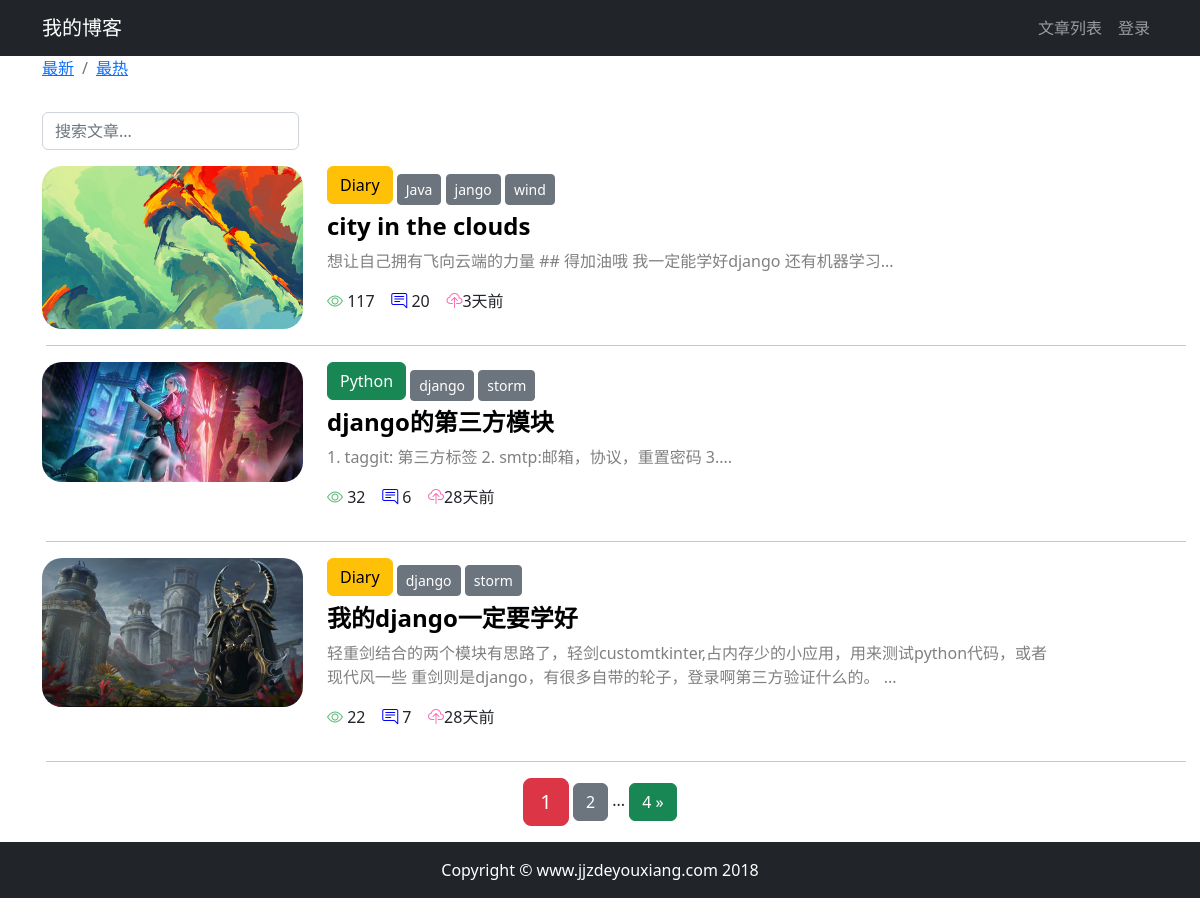
Before: / with the older database file.
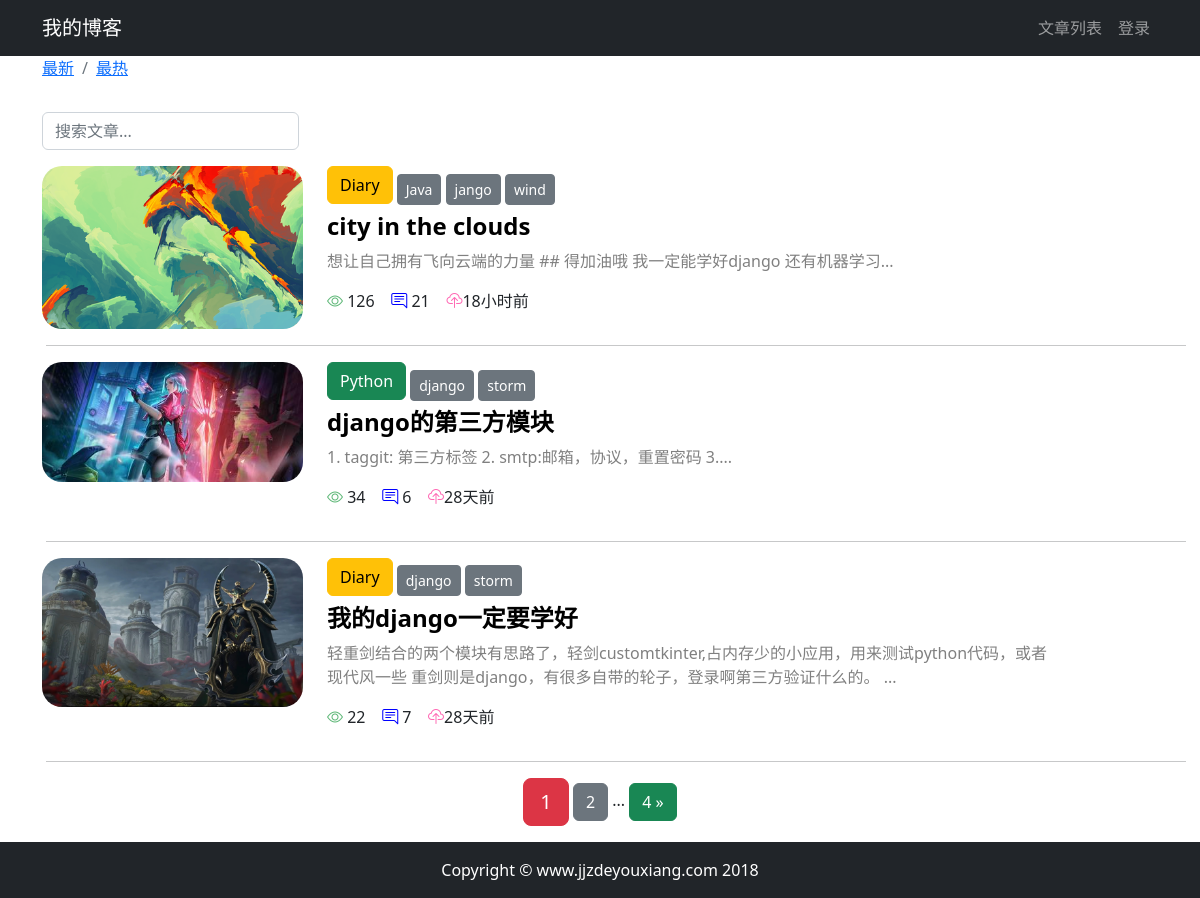
After: the same page with the newer database file.
### article/models.py (models this page shows, shortened)
class ArticlePost(models.Model):
    author = models.ForeignKey(User, on_delete=models.CASCADE)
    column = models.ForeignKey(ArticleColumn, on_delete=models.CASCADE, null=True, blank=True, related_name="articles")
    tags = TaggableManager(blank=True)
    total_views = models.PositiveIntegerField(default=0)
    title = models.CharField(max_length=200)
    avatar = models.ImageField(upload_to='article/%Y%m%d', blank=True, null=True)
    likes = models.PositiveIntegerField(default=0)
    content = models.TextField()
    created_time = models.DateTimeField(default=timezone.now)
    updated_time = models.DateTimeField(auto_now=True)
    class Meta:  # class Meta提供元数据，也就是内部数据，这些信息不是某篇文章私有，而是整张表的共同行为。
        ordering = ('-created_time',)

class ArticleColumn(models.Model):
    title = models.CharField(max_length=200)
    created_at = models.DateTimeField(auto_now_add=True)
    def __str__(self):
        return self.title

### article/views.py (the view)
# urls.py: path("",article_list,name="home"),
def article_list(request):
    search = request.GET.get('search')
    order = request.GET.get('order')
    column = request.GET.get('column')
    tag = request.GET.get('tag')
    article_listing = ArticlePost.objects.all()
    if search:
        from django.db.models import Q
        article_listing = article_listing.filter(Q(content__icontains=search) |
                                                 Q(title__icontains=search))
    else:
        search = ''
    if column is not None and column.isdigit(): # isdigit()表示非负整数，因为这里是外键
        print("开始按栏目排序")
        article_listing = article_listing.filter(column=column)
    else:
        column = ''
    if tag and tag != 'None':
        article_listing = article_listing.filter(tags__name__in=[tag])
    if order == 'hot':
        article_listing = article_listing.order_by("-total_views")
    article_paginator = Paginator(article_listing, 3)
    page_number = request.GET.get('page')
    articles = article_paginator.get_page(page_number)
    return render(request, 'article/article_list.html',
                  context={"articles": articles,
                           'order': order,
                           'search': search,
                           'column': column})

### article/templatetags/my_filters_and_tags.py (called while the page is built)
@register.filter(name='timesince_zh')
def time_since_zh(value):
    now = timezone.now()
    diff = now - value
    if diff.days == 0 and diff.seconds >= 0 and diff.seconds < 60:
        return '刚刚'
    if diff.days == 0 and diff.seconds >= 60 and diff.seconds < 3600:
        return str(math.floor(diff.seconds / 60)) + "分钟前"
    if diff.days == 0 and diff.seconds >= 3600 and diff.seconds < 86400:
        return str(math.floor(diff.seconds / 3600)) + "小时前"
    if diff.days >= 1 and diff.days < 30:
        return str(diff.days) + "天前"
    if diff.days >= 30 and diff.days < 365:
        return str(math.floor(diff.days / 30)) + "个月前"
    if diff.days >= 365:
        return str(math.floor(diff.days / 365)) + "年前"

### article/templates/article/article_list.html (shortened to what this page needs)
{% extends "base.html" %}
{% load my_filters_and_tags %}
{% block content %}
    <div class="container">
        <nav class="breadcrumb">
            <ol class="breadcrumb">
                <li class="breadcrumb-item">
                    <a href="{% url "article:article_list" %}?order=normal&search={{ search }}&column={{ column }}&tag={{ tag }}">最新</a>
                </li>
                <li class="breadcrumb-item">
                    <a href="{% url "article:article_list" %}?order=hot&search={{ search }}&column={{ column }}&tag={{ tag }}">最热</a>
                </li>
            </ol>
        </nav>
        <div class="row">
            <div class="col-auto mr-auto">
                <form class="form-inline"
                      action="{% url "article:article_list" %}?order={{ order }}&column={{ column }}&tag={{ tag }}">
                    <input type="text"
                           class="form-control mb-2 mr-sm-2"
                           name="search"
                           placeholder="搜索文章..."
                           required
                    >
                </form>
            </div>
        </div>
        <div class="row mt-2">
            {% for article in articles %}
                {% if article.avatar %}
                    <div class="col-3">
                        <img src="{{ article.avatar.url }}"
                             alt="avatar"
                             style="max-width:100%; border-radius: 20px"
                        >
                    </div>
                {% endif %}
                <div class="col-8">
                    {% if article.column %}
                        <a role="button" href="{% url "article:article_list" %}?column={{ article.column.id }}" type="button"
                                class="btn mb-2
                        {% if article.column.title == 'Python' %}
                            btn-success
                        {% elif article.column.title == 'Java' %}
                            btn-danger
                        {% elif article.column.title == 'Diary' %}
                            btn-warning
                        {% else %}
                            btn-dark
                        {% endif %}
                    ">
                            {{ article.column }}
                        </a>
                    {% endif %}
                    <span>
                        {% for tag in article.tags.all %}
                            <a href="{% url "article:article_list" %}?tag={{ tag }}&order={{ order }}&search={{ search }}&column={{ column }}"
                               class="btn-secondary btn btn-sm"
                               style="text-decoration: none;">
                                {{ tag }}
                            </a>
                        {% endfor %}
                    </span>
                    <h4>
                        <b>
                            <a href="{% url "article:article_detail" article.id %}"
                               style="color: black;text-decoration:none;">{{ article.title }}</a>
                        </b>
                    </h4>
                    <div>
                        <p style="color: gray;">
                            {{ article.content |slice:'100' }}...
                        </p>
                    </div>
                    <p >
                        <span class="">
                           <i class="bi bi-eye justify-content-center" style="color: #5fb878"></i>
                            {{ article.total_views }}&nbsp;&nbsp;&nbsp;
                        </span>
                        <span>
                           <i class="bi bi-chat-right-text" style="color: blue"></i>
                            {{ article.article_comment.count }}&nbsp;&nbsp;&nbsp;
                        </span>
                        <span>
                            <i class="bi bi-cloud-upload"
                               style="color: hotpink;"></i>{{ article.updated_time|timesince_zh }}&nbsp;&nbsp;&nbsp;
                        </span>
                    </p>
                </div>
                <hr class="m-3" style="width: 100%;"/>
            {% endfor %}
        </div>
        <div class="pagination row">
            <div class="d-flex justify-content-center">
            <span class="step-links">
                <span class="current btn btn-danger btn-lg">
                    {{ articles.number }}
                </span>
                {% if articles.has_next %}
                    <a href="{% url "article:article_list" %}?page={{ articles.next_page_number }}&order={{ order }}&search={{ search }}&column={{ column }}&tag={{ tag }}"
                       class="btn btn-secondary"
                    >
                        {{ articles.next_page_number }}
                    </a>
                    <span>...</span>
                    <a href="{% url "article:article_list" %}?page={{ articles.paginator.num_pages }}&order={{ order }}&search={{ search }}&column={{ column }}&tag={{ tag }}"
                       class="btn btn-success"
                    >
                        {{ articles.paginator.num_pages }} &raquo;
                    </a>
                {% endif %}
            </span>
            </div>
        </div>
    </div>
{% endblock content %}

### article/templates/base.html (shortened to what this page needs)
<!DOCTYPE html>
<html lang="zh-cn">
{% load static %}
<head>
    <link rel="stylesheet" href="https://cdnjs.cloudflare.com/ajax/libs/bootstrap/5.2.3/css/bootstrap.min.css"
 />
    <link
      rel="stylesheet"
      href="https://cdn.bootcdn.net/ajax/libs/bootstrap-icons/1.10.3/font/bootstrap-icons.min.css"
    />
    <link rel="stylesheet" href="{% static 'article/monokai.css' %}">
</head>
<body>
    {% include 'header.html' %}
    {% block content %}{% endblock content %}
    {% include 'footer.html' %}
</body>
</html>

### article/templates/header.html (shortened to what this page needs)
{% load notifications_tags %}
{% notifications_unread as unread_count %}
<nav class="navbar navbar-expand-lg navbar-dark bg-dark">
    <div class="container">
        <a class="navbar-brand" href="#">我的博客</a>
        <div>
            <ul class="navbar-nav">
                <li class="nav-item">
                    <a class="nav-link" href="{% url "article:article_list" %}">文章列表</a>
                </li>
                {% if user.is_authenticated %}
                    <ul class="dropdown-menu dropdown-menu-dark" aria-labelledby="navbarDarkDropdownMenuLink">
                            {% if unread_count %}
                            <a class="dropdown-item" href="{% url "notice:list" %}">通知: <span class="badge bg-danger justify-content-center text-left"  >{{ unread_count }}</span></a>
                            {% endif %}
                            <li><a class="dropdown-item nav-link" href="{% url "article:article_create" %}">新建文章</a></li>
                            <li><a class="dropdown-item" href='{% url "userprofile:edit" user.id %}'>个人信息</a></li>
                            <li><a class="dropdown-item" href="#" onclick="user_delete()">删除用户</a></li>
                            <li><a class="dropdown-item" href="{% url "userprofile:logout" %}">退出登录</a></li>
                        </ul>
                    <div class="nav-item dropdown">
                        <a class="nav-link dropdown-toggle" href="#" id="navbarDarkDropdownMenuLink" role="button"
                           data-bs-toggle="dropdown" aria-expanded="false">
                            {{ user.username }}
                        </a>
                        <ul class="dropdown-menu dropdown-menu-dark" aria-labelledby="navbarDarkDropdownMenuLink">
                            {% if unread_count %}
                            <a class="dropdown-item" href="{% url "notice:list" %}">通知: <span class="badge bg-danger justify-content-center text-left"  >{{ unread_count }}</span></a>
                            {% endif %}
                            <li><a class="dropdown-item nav-link" href="{% url "article:article_create" %}">新建文章</a></li>
                            <li><a class="dropdown-item" href='{% url "userprofile:edit" user.id %}'>个人信息</a></li>
                            <li><a class="dropdown-item" href="#" onclick="user_delete()">删除用户</a></li>
                            <li><a class="dropdown-item" href="{% url "userprofile:logout" %}">退出登录</a></li>
                        </ul>
                    </div>
                {% else %}
                    <li class="nav-item">
                        <a class="nav-link" href="{% url 'account_login' %}">登录</a>
                    </li>
                {% endif %}
            </ul>
        </div>
    </div>
</nav>

### article/templates/footer.html
<div>
    <br><br><br>
</div>
<footer class="py-3 bg-dark fixed-bottom">
    <div class="container">
        <p class="m-0 text-center text-white">Copyright &copy; www.jjzdeyouxiang.com 2018</p>
    </div>
</footer>

Changed rows visible on the page:
changed ArticlePost "city in the clouds": total_views "117" → "126"; article_comment.count "20" → "21"; updated_time "3天前" → "18小时前"
changed ArticlePost "django的第三方模块": total_views "32" → "34"
